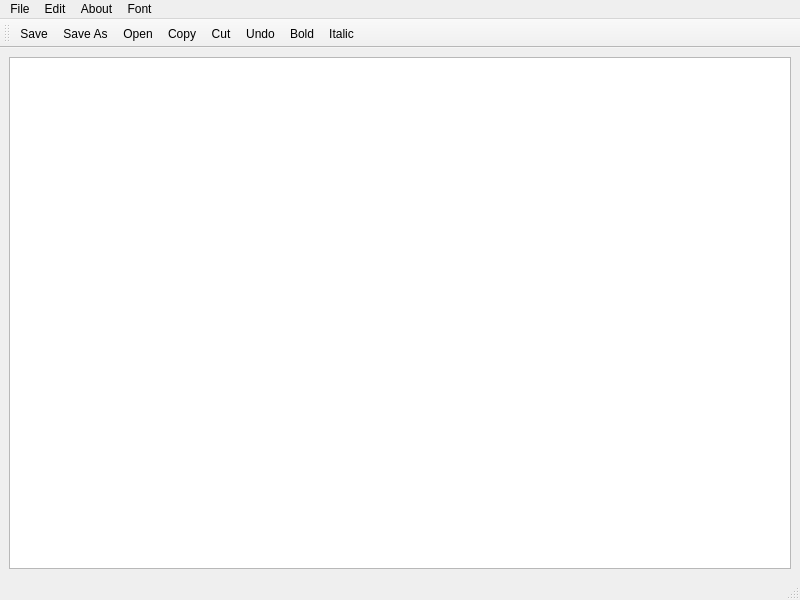
<?xml version="1.0" encoding="UTF-8"?>
<ui version="4.0">
 <class>MainWindow</class>
 <widget class="QMainWindow" name="MainWindow">
  <property name="geometry">
   <rect>
    <x>0</x>
    <y>0</y>
    <width>800</width>
    <height>600</height>
   </rect>
  </property>
  <property name="windowTitle">
   <string>MainWindow</string>
  </property>
  <widget class="QWidget" name="centralwidget">
   <layout class="QHBoxLayout" name="horizontalLayout">
    <item>
     <widget class="QTextEdit" name="textEdit"/>
    </item>
   </layout>
  </widget>
  <widget class="QMenuBar" name="menubar">
   <property name="geometry">
    <rect>
     <x>0</x>
     <y>0</y>
     <width>800</width>
     <height>26</height>
    </rect>
   </property>
   <widget class="QMenu" name="menuFile">
    <property name="title">
     <string>File</string>
    </property>
    <addaction name="actionSave"/>
    <addaction name="actionSave_As"/>
    <addaction name="separator"/>
    <addaction name="actionOpen"/>
    <addaction name="actionQuit"/>
    <addaction name="actionPrint"/>
   </widget>
   <widget class="QMenu" name="menuEdit">
    <property name="title">
     <string>Edit</string>
    </property>
    <addaction name="actionCopy"/>
    <addaction name="actionPaste"/>
    <addaction name="actionCut"/>
    <addaction name="actionUndo"/>
    <addaction name="actionRedo"/>
   </widget>
   <widget class="QMenu" name="menuAbout">
    <property name="title">
     <string>About</string>
    </property>
    <addaction name="actionAbout_Qt"/>
   </widget>
   <widget class="QMenu" name="menuFont">
    <property name="title">
     <string>Font</string>
    </property>
    <addaction name="actionBold"/>
    <addaction name="actionItalic"/>
    <addaction name="actionUnderline"/>
    <addaction name="actionFont"/>
   </widget>
   <addaction name="menuFile"/>
   <addaction name="menuEdit"/>
   <addaction name="menuAbout"/>
   <addaction name="menuFont"/>
  </widget>
  <widget class="QStatusBar" name="statusbar"/>
  <widget class="QToolBar" name="toolBar">
   <property name="windowTitle">
    <string>toolBar</string>
   </property>
   <attribute name="toolBarArea">
    <enum>TopToolBarArea</enum>
   </attribute>
   <attribute name="toolBarBreak">
    <bool>false</bool>
   </attribute>
   <addaction name="actionSave"/>
   <addaction name="actionSave_As"/>
   <addaction name="actionOpen"/>
   <addaction name="actionCopy"/>
   <addaction name="actionCut"/>
   <addaction name="actionUndo"/>
   <addaction name="actionBold"/>
   <addaction name="actionItalic"/>
  </widget>
  <action name="actionFile">
   <property name="checkable">
    <bool>true</bool>
   </property>
   <property name="text">
    <string>File</string>
   </property>
   <property name="shortcutContext">
    <enum>Qt::WidgetShortcut</enum>
   </property>
  </action>
  <action name="actionsave">
   <property name="text">
    <string>save</string>
   </property>
  </action>
  <action name="actionsaveas">
   <property name="text">
    <string>saveas</string>
   </property>
  </action>
  <action name="actioncut">
   <property name="text">
    <string>cut</string>
   </property>
  </action>
  <action name="actionSave">
   <property name="icon">
    <iconset resource="C:/Users/Dell/Downloads/resource.qrc">
     <normaloff>:/images/IconBros.png</normaloff>:/images/IconBros.png</iconset>
   </property>
   <property name="text">
    <string>Save</string>
   </property>
  </action>
  <action name="actionSave_As">
   <property name="icon">
    <iconset resource="C:/Users/Dell/Downloads/resource.qrc">
     <normaloff>:/images/pngkey.com-save-icon-png-2086075.png</normaloff>:/images/pngkey.com-save-icon-png-2086075.png</iconset>
   </property>
   <property name="text">
    <string>Save As</string>
   </property>
  </action>
  <action name="actionOpen">
   <property name="icon">
    <iconset resource="C:/Users/Dell/Downloads/resource.qrc">
     <normaloff>:/images/IconBros.png</normaloff>:/images/IconBros.png</iconset>
   </property>
   <property name="text">
    <string>Open</string>
   </property>
  </action>
  <action name="actionCopy">
   <property name="icon">
    <iconset resource="C:/Users/Dell/Downloads/resource.qrc">
     <normaloff>:/images/copy.png</normaloff>:/images/copy.png</iconset>
   </property>
   <property name="text">
    <string>Copy</string>
   </property>
  </action>
  <action name="actionPaste">
   <property name="text">
    <string>Paste</string>
   </property>
  </action>
  <action name="actionCut">
   <property name="icon">
    <iconset resource="C:/Users/Dell/Downloads/resource.qrc">
     <normaloff>:/images/iconfinder_edit-cut_3671688.png</normaloff>:/images/iconfinder_edit-cut_3671688.png</iconset>
   </property>
   <property name="text">
    <string>Cut</string>
   </property>
  </action>
  <action name="actionUndo">
   <property name="icon">
    <iconset resource="C:/Users/Dell/Downloads/resource.qrc">
     <normaloff>:/images/undo-button.png</normaloff>:/images/undo-button.png</iconset>
   </property>
   <property name="text">
    <string>Undo</string>
   </property>
  </action>
  <action name="actionRedo">
   <property name="text">
    <string>Redo</string>
   </property>
  </action>
  <action name="actionAbout_Qt">
   <property name="text">
    <string>About Qt</string>
   </property>
  </action>
  <action name="actionBold">
   <property name="icon">
    <iconset resource="C:/Users/Dell/Downloads/resource.qrc">
     <normaloff>:/images/clipart856470.png</normaloff>:/images/clipart856470.png</iconset>
   </property>
   <property name="text">
    <string>Bold</string>
   </property>
  </action>
  <action name="actionItalic">
   <property name="icon">
    <iconset resource="C:/Users/Dell/Downloads/resource.qrc">
     <normaloff>:/images/kisspng-computer-icons-italic-type-text-5ae5a6ed897d04.3678143815249999175632.png</normaloff>:/images/kisspng-computer-icons-italic-type-text-5ae5a6ed897d04.3678143815249999175632.png</iconset>
   </property>
   <property name="text">
    <string>Italic</string>
   </property>
  </action>
  <action name="actionUnderline">
   <property name="text">
    <string>Underline</string>
   </property>
  </action>
  <action name="actionQuit">
   <property name="text">
    <string>Quit</string>
   </property>
  </action>
  <action name="actionFont">
   <property name="text">
    <string>Font </string>
   </property>
  </action>
  <action name="actionPrint">
   <property name="text">
    <string>Print</string>
   </property>
  </action>
 </widget>
 <resources>
  <include location="C:/Users/Dell/Downloads/resource.qrc"/>
 </resources>
 <connections/>
</ui>
